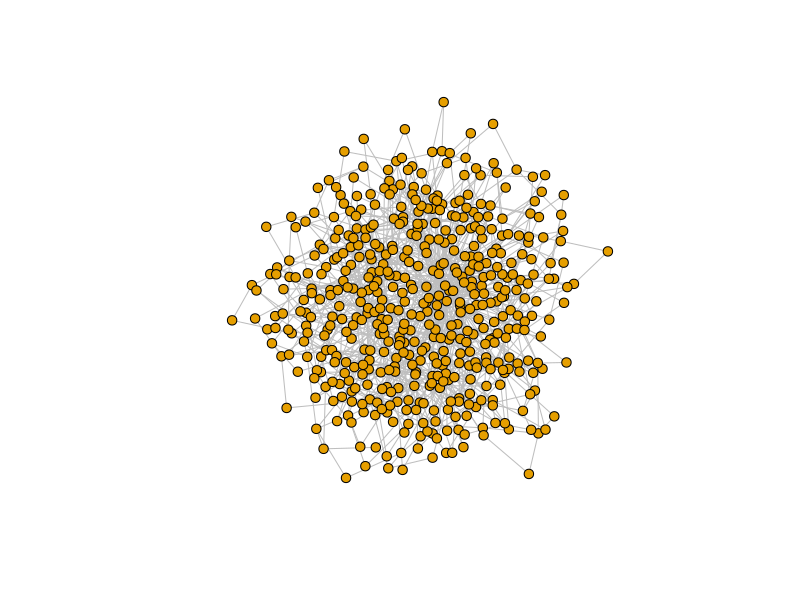
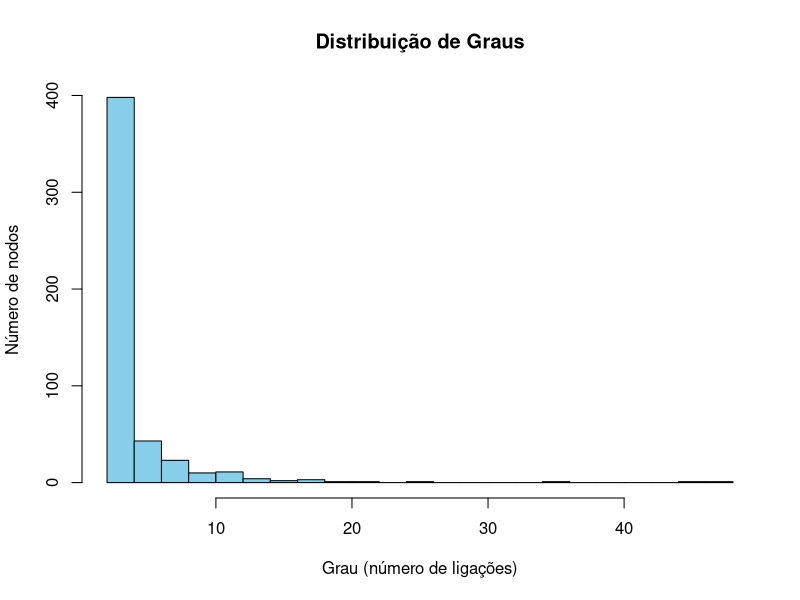
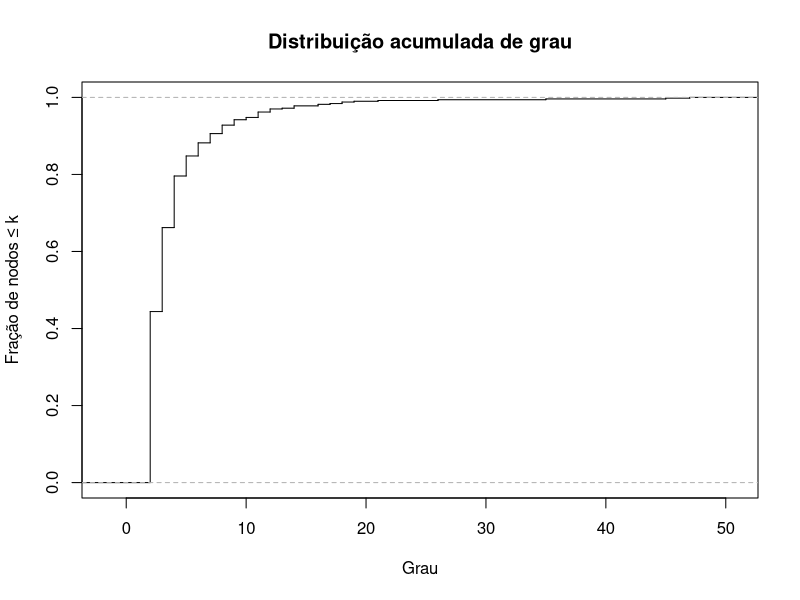
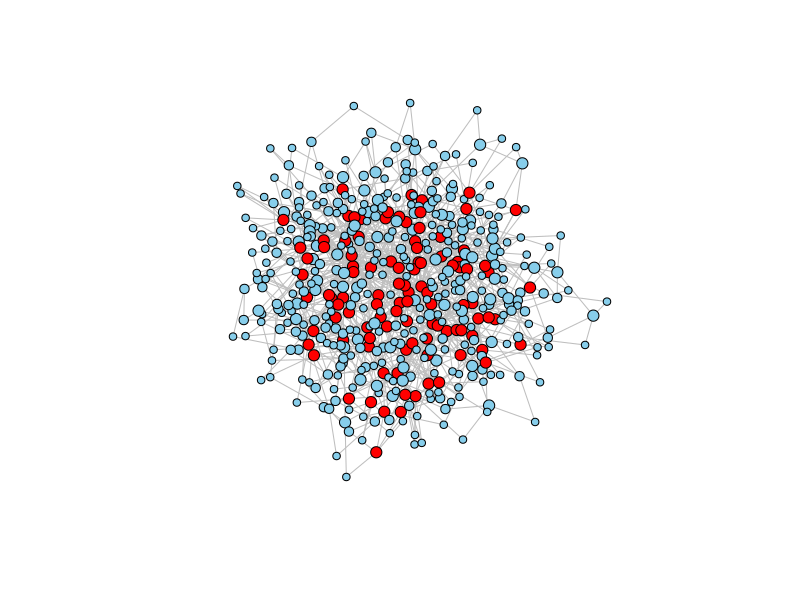
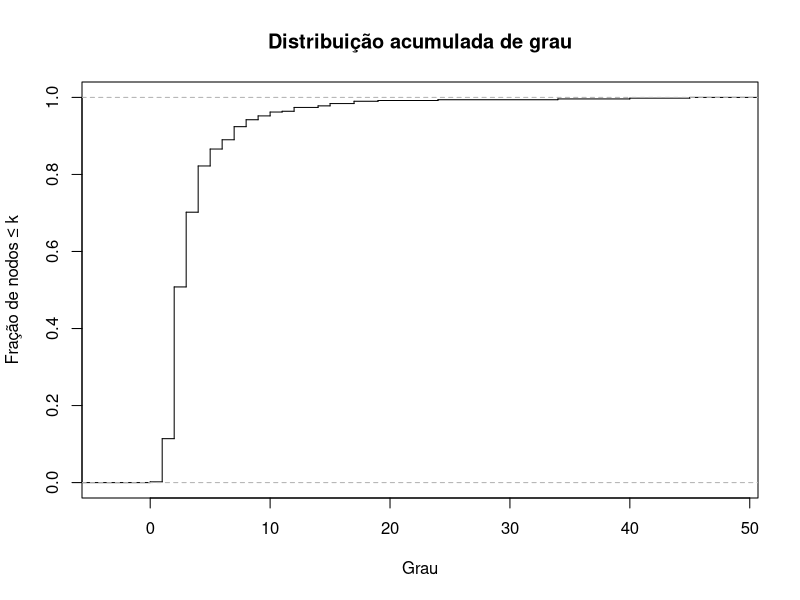

The R script that drew these images, in order:
# install.packages("igraph")
# install.packages("kableExtra")
library(igraph)

# Leitura dos dados e construção do grafo
dados <- read.table("trab.txt", header = FALSE)
g_festa <- graph_from_data_frame(dados, directed = FALSE)
g_festa

################################# Parte I ##############################

#a) Indique a dimensão e o número de ligações da rede. 
# Determine a densidade e classifique a rede.

# Dimensão / Número de nodos -> 113
n_nod_festa <- vcount(g_festa)
n_nod_festa

# Número de ligações -> 2196
n_lig_festa <- ecount(g_festa)
n_lig_festa 

# Densidade -> 0.3470291 -> relativamente densa
densidade_festa <- edge_density(g_festa)
densidade_festa

# b) Obtenha o grau médio e a distribuição de grau. 
# Caracterize a distribuição de grau (mediana, quartis, etc.) e comente. 
# Calcule o parâmetro de heterogeneidade. Indique o 
# que pode concluir quanto à existência de hubs.

# Grau e estatísticas
graus_festa <- degree(g_festa)
summary(graus_festa)

min_festa <- min(graus_festa)
max_festa <- max(graus_festa)
median_festa <- median(graus_festa)
media_festa <- mean(graus_festa)
q1_festa <- quantile(graus_festa,0.25)
q3_festa <- quantile(graus_festa,0.75)

# Heterogeneidade -> 1.222905 -> Ligeiramente Heterogénia
heterogeneity_festa <- mean(graus_festa^2)/mean(graus_festa)^2
heterogeneity_festa

#c) Estude a associação de grau e indique o que poderá concluir-se.

# Associação de Grau -> -0.1225804
assortativity_degree(g_festa)

knn_vals <- knn(g_festa)$knn

nos_grau1 <- which(graus_festa == 1)
nos_grau1

# d) Determine a média dos comprimentos dos caminhos mais curtos.
# Indique o que pode concluir-se quanto à distância média.

# Distância entre nodos 
dist_festa <- distances(g_festa)
mean_dist_festa <- mean(dist_festa)
mean_dist_festa

# e) Determine os coeficientes de clustering dos nodos e da rede. 
# Diga o que pode concluir-se quanto à existência de triângulos.

# Clustering global -> 0.4952046 -> triângulos são frequentes
clust_global_festa <- transitivity(g_festa, type="global")
clust_global_festa

# Clustering Local
clust_local_festa <- transitivity(g_festa, type = "local", isolates = "zero")
# isolates = "zero" remove nodos com graus 0 e 1.
clust_local_festa
mean(clust_local_festa)

# f) Efetue a decomposição de core da rede. Indique o número de conchas 
# existentes e a dimensão de cada uma. Indique o que poderá concluir-se.

# Core -> núcleos/centros das ligações
core <- coreness(g_festa)
num_conchas <- length(unique(core))
num_conchas

dim_conchas <- table(core)
dim_conchas

bet <- betweenness(g_festa)
cls <- closeness(g_festa)
lc <- cluster_louvain(g_festa)

#### Variáveis auxiliares para gráficos

# Identificar nó com maior betweenness
nodo_top <- which.max(bet)

membership_lc <- membership(lc)

# Identificar os 5 nós com maior grau
top_hubs <- names(sort(graus_festa, decreasing = TRUE)[1:5])
top_hubs
membership_lc[top_hubs]


############################ PARTE II #######################################
############
#### Q1 #### seed <- 5158
############

# Modelo Preferential-Attachment
# n(odes) = 500 nodos
# e(dges) = 1000 ligacoes
set.seed(5158)
rede_q1 <- sample_pa(n = 500, power = 1, m = 2, directed = FALSE)

ecount(rede_q1)

vcount(rede_q1)

plot(rede_q1, vertex.size = 5, vertex.label = NA, edge.color = "grey")

# i) Determine a densidade e classifique a rede;
# Bastante esparsa com densidade 0.008
densidade_pa <- edge_density(rede_q1)
densidade_pa

# ii) Indique se a rede é conexa;
# TRUE
is_connected(rede_q1)

# iii) - Obtenha o grau médio e a distribuição de grau.
# Caracterize a distribuição de grau (mediana, quartis, etc.) e comente;
graus_q1 <- degree(rede_q1)

avg_grau <- mean(graus_q1)
summary(graus_q1)

# Difícil visualização
hist(graus_q1, breaks = 30, col = "skyblue",
     main = "Distribuição de Graus",
     xlab = "Grau (número de ligações)",
     ylab = "Número de nodos")

# Calcular distribuição acumulada
graus_sorted <- sort(graus_q1)
cdf <- ecdf(graus_sorted)

# Plot CDF
plot(cdf, main = "Distribuição acumulada de grau",
     xlab = "Grau", ylab = "Fração de nodos ≤ k",
     verticals = TRUE, do.points = FALSE)


# iv) - Calcule o parâmetro de heterogeneidade. 
# Indique o que pode concluir quanto à existência de hubs;
grau_medio <- mean(graus_q1)
grau2_medio <- mean(graus_q1^2)

H <- grau2_medio / (grau_medio^2) # H = 2.13!

Q3 <- quantile(graus_q1, 0.75)
sum(graus_q1 > Q3)        # número de nodos acima de Q3
sum(graus_q1 > Q3) / length(graus_q1) * 100  # percentual da rede

sum(graus_q1 > 10)
sum(graus_q1 > 10) / length(graus_q1) * 100
hubs <- graus_q1 > 10


layout <- layout_with_fr(rede_q1, niter = 2000)
vertex_sizes <- pmin(graus_q1 + 2, 6)  # limita tamanho máximo
plot(rede_q1, layout = layout,
     vertex.size = vertex_sizes,
     vertex.color = ifelse(graus_q1 > quantile(graus_q1, 0.75), "red", "skyblue"),
     vertex.label = NA,
     edge.color = "grey",
     margin = 0)

# v) Estude a associação de grau e indique o que poderá concluir-se;

assor <- assortativity_degree(rede_q1, directed=FALSE)
assor # r < 0 é disassociativa, logo os hubs não estão conetados entre si.

# vi) - Determine a média dos comprimentos dos caminhos mais curtos e 
# o diâmetro da rede. Indique o que pode concluir-se quanto à distância média;

avg_path <- mean_distance(rede_q1, directed = FALSE)
avg_path

diam <- diameter(rede_q1, directed = FALSE)
diam

# vii) - Determine os coeficientes de clustering da rede. 
# Diga o que pode concluir-se quanto à existência de triângulos.
clust_media <- transitivity(rede_q1, type = "average")
clust_media

############
#### Q2 #### seed <- 5158
############

prob_rem <- 0.1 #probabilidade do nodo ser removido

rem_func <- runif(ecount(rede_q1)) < prob_rem #escolhe os nodos a ser removidos (lista de [TRUE, FALSE, TRUE, TRUE...])

nod_rem <- E(rede_q1)[rem_func] #guarda os nodos removidos

rede_q2 <- delete_edges(rede_q1, nod_rem) #remover os nodos selecionados aleatóriamente da rede

ecount(rede_q1) #997 ligações
ecount(rede_q2) #895 ligações

# plot(rede_q2, vertex.size = 5, vertex.label = NA, edge.color = "lightblue")

# i) - Indique o número de ligações removidas;
# 89 ligações removidas
rem_nod <- ecount(rede_q1) - ecount(rede_q2) 

# ii) - Determine a densidade e classifique a rede;
# Bastante esparsa com densidade 0.007 (Mais esparsa que rede_q1)
densidade_q2 <- edge_density(rede_q2)

# iii) - Indique se a rede é conexa;
# FALSE -> existem nodos isolados (1)
is_connected(rede_q2)

# iv) - Obtenha o grau médio e a distribuição de grau.
#  Caracterize a distribuição de grau (mediana, quartis, etc.) e comente; -> no relatório
graus_q2 <- degree(rede_q2)

avg_grau <- mean(graus_q2)
summary(graus_q2)

# v) - Calcule o parâmetro de heterogeneidade. Indique o que pode concluir quanto à existência de hubs;
grau_medio_q2 <- mean(graus_q2)
grau2_medio_q2 <- mean(graus_q2^2)

H_q2 <- grau2_medio / (grau_medio^2) # H <- 2.01
H_q2

# Calcular distribuição acumulada
graus_sorted_q2 <- sort(graus_q2)
cdf_q2 <- ecdf(graus_sorted_q2)

# Plot CDF
plot(cdf_q2, main = "Distribuição acumulada de grau",
     xlab = "Grau", ylab = "Fração de nodos ≤ k",
     verticals = TRUE, do.points = FALSE)

# vi) - Estude a associação de grau e indique o que poderá concluir-se;
assor_q2 <- assortativity_degree(rede_q2, directed=FALSE)
assor_q2 # r < 0 é disassociativa, logo os hubs não estão conetados entre si.

# vii) - Determine a média dos comprimentos dos caminhos mais curtos e o diâmetro da rede. Indique o que pode concluir-se quanto à distância média;
avg_path_q2 <- mean_distance(rede_q2, directed = FALSE)
avg_path_q2

diam_q2 <- diameter(rede_q2, directed = FALSE)
diam_q2

# viii) - Determine o coeficiente de clustering da rede. Diga o que pode concluir-se quanto à existência de triângulos;
clust_media_q2 <- transitivity(rede_q2, type = "average")
clust_media_q2

# ix) - Compare os resultados obtidos antes e após a remoção de ligações;

#i) aumento de esparsidade 0.008 -> 0.007

#ii) deixa de ser conectada -> 1 nodo passou a ser isolado

#iii) Min. 1st Qu.  Median    Mean 3rd Qu.    Max.  -> Min. 1st Qu.  Median    Mean 3rd Qu.    Max. 
#    2.000   2.000   3.000   3.988   4.000  33.000     0.000   2.000   2.000   3.632   4.000  27.000

#iv) Heterogenidade_q1 <- 2.13 => Heterogenidade_q2 <- 2.01 
# graus com mais ligações têm mais chance de perder ligações quando removemos nodos aleatóriamente, logo menor desigualdade de ligações entre nodos.

#v) Assortatividade_q1 <- -0.115 => Assortatividade_q2 <- -0.146
# A rede passou a ter menor tendência para conectar nós com graus semelhantes.

#vi) Aumento da distância média e do diâmetro da rede devido à remoção de "atalhos".

#vii) A clustering média diminuiu devido à diminução de nodos que resultou na diminuição de triângulos.